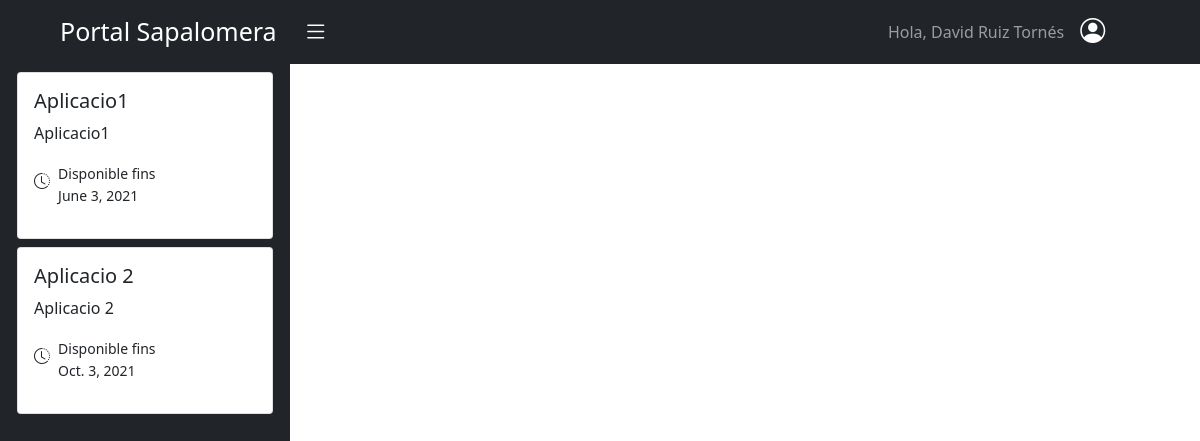
/aplicacions/ (signed in), run on the app's committed database.
### aplicacions/models.py (models this page shows, shortened)
class Aplicacio(models.Model):
    nom = models.CharField(max_length=30)
    descripcio = models.CharField(max_length=200)
    data_limit_inici = models.DateField()
    data_limit_fi = models.DateField()
    class Meta:
        verbose_name_plural = 'Aplicacions'

### aplicacions/views.py (the view)
# urls.py: path('', AplicacioLlistatView.as_view(), name='llistat-aplicacio')
class AplicacioLlistatView(LoginRequiredMixin, generic.ListView):
    template_name = "aplicacions/llistar_aplicacions.html"
    context_object_name = "llista_aplicacions"
    queryset = Aplicacio.objects.all()

### aplicacions/templates/aplicacions/llistar_aplicacions.html (shortened to what this page needs)
{% extends "base.html" %} {% block content %}
<div id="wrapper">
    <div class="container-fluid">
        <div id="sidebar-wrapper">
            <ul class="sidebar-nav">
                <div class="row d-flex justify-content-center">
                    <div class="col-11">
                        {% if llista_aplicacions %} {% for aplicacio in llista_aplicacions %}
                        <div class="card mx-1 mt-2">
                            <div class="card-body">
                                <h5 class="card-title">{{ aplicacio.nom }}</h5>
                                <p class="card-text">{{ aplicacio.nom }}</p>
                                <div class="row">
                                    <div class="col-1 my-2">
                                        <i class="bi bi-clock-history fa-9x"></i>
                                    </div>
                                    <div class="col-6">
                                        <small>
                                            Disponible fins
                                            <p>{{ aplicacio.data_limit_fi }}</p>
                                        </small>
                                    </div>
                                </div>
                            </div>
                        </div>
                        {% endfor %} {% else %}
                        <p>No hi han aplicacions</p>
                        {% endif %}
                    </div>
                </div>
            </ul>
        </div>
        <div id="page-content-wrapper">
        </div>
    </div>
</div>
{% endblock content %}

### templates/navbar.html (shortened to what this page needs)
<nav class="navbar navbar-expand-lg navbar-dark  bg-dark">
  <div class="container-fluid">
    <a class="navbar-brand ps-5" style="font-size: 25px;">Portal Sapalomera
      <i id="menu-toggle" type="button" class="navbar-toggle collapsed bg-dark bi bi-list" style="padding-left: 20px; font-size:25px;"collapse" data-target="#navbar" aria-expanded="false" aria-controls="navbar"></i>
    </a>
    <div style="margin-right: 5%;">
      <ul class="navbar-nav" >
        <li class="nav-item"><a class="nav-link">Hola, {{user.get_full_name}}</a></li>
        <div class="dropdown pe-4">
          <a class="p-0 ps-2 text-dark" role="button" id="dropdownMenuLink"  data-bs-toggle="dropdown" aria-expanded="false">
            <i class=" bi bi-person-circle text-white" style="font-size: 25px;"></i>
          </a>
        </div>
      </ul>
    </div>
  </div>
</nav>

### static/css/style.css (style rules this page uses)
* { margin: 0; padding: 0; box-sizing: border-box; }
#wrapper { padding-left: 0; -webkit-transition: all 0.5s ease; -moz-transition: all 0.5s ease; -o-transition: all 0.5s ease; transition: all 0.5s ease; }
#sidebar-wrapper { position: fixed; left: 290px; z-index: 1000; overflow-y: auto; margin-left: -290px; width: 0; height: 100%; background:#212529; -webkit-transition: all 0.5s ease; -moz-transition: all 0.5s ease; -o-transition: all 0.5s ease; transition: all 0.5s ease; }
#page-content-wrapper { padding: 15px; width: 100%; }
.sidebar-nav { position: absolute; top: 0; margin: 0; padding: 0; width: 290px; list-style: none; }
@media (min-width: 768px) { #wrapper { padding-left: 290px; } }
@media (min-width: 768px) { #sidebar-wrapper { width: 290px; } }
@media (min-width: 768px) { #page-content-wrapper { padding: 20px; } }

### data on the page
Aplicacio: nom "Aplicacio1", data_limit_fi "June 3, 2021"
Aplicacio: nom "Aplicacio 2", data_limit_fi "Oct. 3, 2021"

### other printed values
{{ user.get_full_name }} "David Ruiz Tornés"
